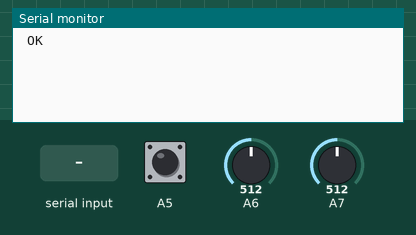
Recording of a sketch running on a simulated Arduino Nano, built with avr-gcc and run on an emulated ATmega328P. On the bench: the last lines printed to the serial monitor. The test bench sets the inputs (shaded band); at power-on: A5 HIGH, A6 = 512, A7 = 512.

Above: at 1.2 s.
1.3 s: "1\n" received over Serial
At 2.3 s:
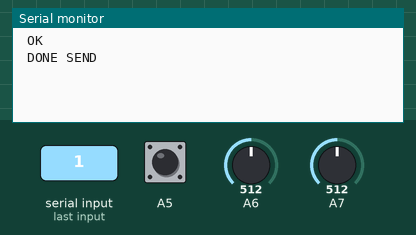
2.8 s: "1\n" received over the second serial link
At 3.6 s:
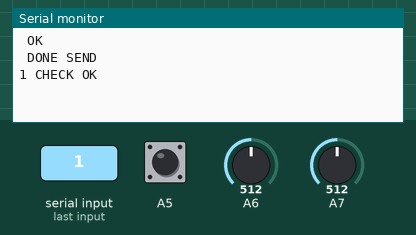
4.3 s: "0\n" received over the second serial link
At 5.6 s:
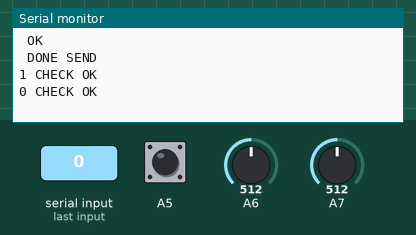

Measured:
- after the input at 1.3 s, the serial monitor: prints a new line at once (image 1)
- after the input at 2.8 s, the serial monitor: prints a new line at once (image 2)
- after the input at 4.3 s, the serial monitor: prints a new line at once (image 3)

The sketch:

test.ino
```cpp
#include "start.h"

void setup() {
  start();

}

void loop() {
  if(tx.available()){
    Serial.println(tx.readStringUntil('\n') + " CHECK OK ");
  }
  tx.println(" X: " + String(analogRead(A7)) +  "; Y: " + String(analogRead(A6)) + "; SW: " + String(digitalRead(A5)));
  if(Serial.available()){
    tx.println(Serial.readStringUntil('\n') + " CHECK OK ");
    Serial.println(" DONE SEND");
  }
}

// Địa chỉ là :     23,10,A0263A 
```

note.ino
```cpp
 // ý tưởng cho việc nâng cao ứng dụng vào robocon
/*
  đầu tiên mã hóa các nút
  bao nhiêu nút bấy nhiêu bít thể hiện. ( DỰ TÍNH 4 BYTE )
  2 byte analog
  1 byte biến không đồng thời
  1 byte biến yêu cầu
==>  TỔNG cộng mình sẽ có 8 byte cần truyền đi từ TX.
Đồng thời trong lúc đó sẽ có Serial debug.
Trên tay cầm sẽ có một màn hình HMI, màn hình hiển thị được các thông số mà robot gửi về dạng như trên monitor.
Tên màn hình cho phép truy cập vào các chế độ của tay cầm.
Trên màn hình cho phép gửi ký tự bất kỳ tới robot thông qua 1 byte không đồng thời. ( khi này byte chế độ phải được chuyển sang chế độ đặc biệt và mỗi lần bấm gưi một ký tự vẫn đồng thời gửi cả 8 byte đi như bình thường )


*/
```

start.h
```cpp
#include "Arduino.h"
#include <SoftwareSerial.h>
SoftwareSerial tx(10, 11); // RX, TX

#define a 12


void start(){
  Serial.begin(115200);
  tx.begin(9600);
  Serial.println(" OK ");

  // pin set up
  pinMode(A5, INPUT_PULLUP);
}
```
